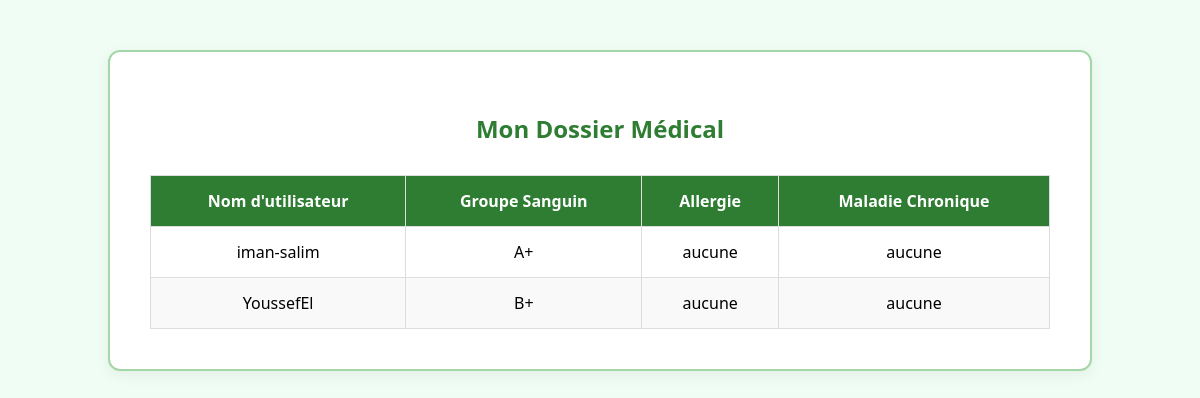
/core/medecin/dossiers/ (signed in), run on the app's committed database.
### core/models.py (models this page shows, shortened)
class DossierMedical(models.Model):
    patient = models.OneToOneField(Patient, on_delete=models.CASCADE, null=True, blank=True)
    consultations = models.ManyToManyField('Consultation')
    groupe_sanguin = models.CharField(max_length=5)
    alergie = models.TextField()
    maladie_chronique = models.TextField()

class Utilisateur(AbstractUser):
    telephone = models.CharField(max_length=20)
    adresse = models.CharField(max_length=255)
    cin = models.CharField(max_length=20)
    ville = models.CharField(max_length=100)
    genre = models.CharField(max_length=1, choices=GENRE_CHOICES)

### core/views.py (the view)
# urls.py: path('medecin/dossiers/', views.visualiser_dossiers_view, name='visualiser_dossiers'),
@login_required
def visualiser_dossiers_view(request):
    dossiers = DossierMedical.objects.all()
    return render(request, 'core/visualiser_dossiers.html', {'dossiers': dossiers})

### core/templates/core/visualiser_dossiers.html (shortened to what this page needs)
<div class="container">
  <h2>Mon Dossier Médical</h2>
  <table>
    <thead>
      <tr>
        <th>Nom d'utilisateur</th>
        <th>Groupe Sanguin</th>
        <th>Allergie</th>
        <th>Maladie Chronique</th>
      </tr>
    </thead>
    <tbody>
      {% for dossier in dossiers %}
      <tr>
        <td>
  {% if dossier.patient %}
    {{ dossier.patient.username }}
  {% else %}
    Inconnu
  {% endif %}
</td>
        <td>{{ dossier.groupe_sanguin }}</td>
        <td>{{ dossier.alergie }}</td>
        <td>{{ dossier.maladie_chronique }}</td>
      </tr>
      {% empty %}
      <tr>
        <td colspan="4" class="empty-message">Aucun dossier trouvé.</td>
      </tr>
      {% endfor %}
    </tbody>
  </table>
</div>

### core/templates/core/visualiser_dossiers.html (style rules this page uses)
.container { max-width: 900px; margin: 50px auto; background-color: #ffffff; padding: 40px; border-radius: 12px; box-shadow: 0 4px 15px rgba(0, 0, 0, 0.06); border: 2px solid #a5d6a7; }
h2 { text-align: center; color: #2e7d32; margin-bottom: 30px; }
table { width: 100%; border-collapse: collapse; font-size: 16px; }
th, td { padding: 14px; text-align: center; border: 1px solid #ddd; }
thead { background-color: #2e7d32; color: white; }
tbody tr:nth-child(even) { background-color: #f9f9f9; }

### data on the page
DossierMedical: patient.username "iman-salim", groupe_sanguin "A+", alergie "aucune", maladie_chronique "aucune"
DossierMedical: patient.username "YoussefEl", groupe_sanguin "B+", alergie "aucune", maladie_chronique "aucune"
